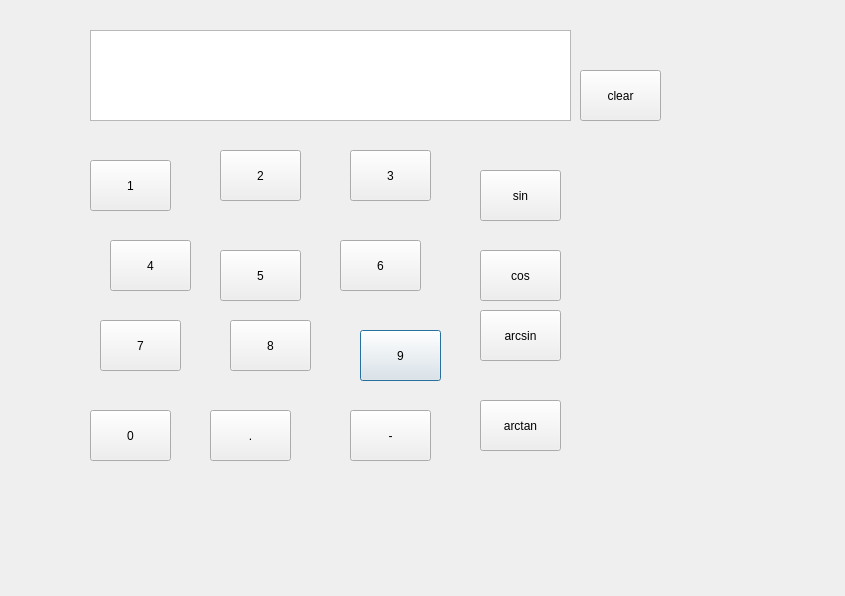
<?xml version="1.0" encoding="UTF-8"?>
<ui version="4.0">
 <class>CalYh</class>
 <widget class="QDialog" name="CalYh">
  <property name="geometry">
   <rect>
    <x>0</x>
    <y>0</y>
    <width>845</width>
    <height>596</height>
   </rect>
  </property>
  <property name="windowTitle">
   <string>CalYh</string>
  </property>
  <widget class="QPushButton" name="btn9">
   <property name="geometry">
    <rect>
     <x>360</x>
     <y>330</y>
     <width>81</width>
     <height>51</height>
    </rect>
   </property>
   <property name="text">
    <string>9</string>
   </property>
  </widget>
  <widget class="QPushButton" name="btnpoint">
   <property name="geometry">
    <rect>
     <x>210</x>
     <y>410</y>
     <width>81</width>
     <height>51</height>
    </rect>
   </property>
   <property name="text">
    <string>.</string>
   </property>
  </widget>
  <widget class="QPushButton" name="btn1">
   <property name="geometry">
    <rect>
     <x>90</x>
     <y>160</y>
     <width>81</width>
     <height>51</height>
    </rect>
   </property>
   <property name="text">
    <string>1</string>
   </property>
  </widget>
  <widget class="QPushButton" name="btn2">
   <property name="geometry">
    <rect>
     <x>220</x>
     <y>150</y>
     <width>81</width>
     <height>51</height>
    </rect>
   </property>
   <property name="text">
    <string>2</string>
   </property>
  </widget>
  <widget class="QPushButton" name="btn3">
   <property name="geometry">
    <rect>
     <x>350</x>
     <y>150</y>
     <width>81</width>
     <height>51</height>
    </rect>
   </property>
   <property name="text">
    <string>3</string>
   </property>
  </widget>
  <widget class="QPushButton" name="btn4">
   <property name="geometry">
    <rect>
     <x>110</x>
     <y>240</y>
     <width>81</width>
     <height>51</height>
    </rect>
   </property>
   <property name="text">
    <string>4</string>
   </property>
  </widget>
  <widget class="QPushButton" name="btn5">
   <property name="geometry">
    <rect>
     <x>220</x>
     <y>250</y>
     <width>81</width>
     <height>51</height>
    </rect>
   </property>
   <property name="text">
    <string>5</string>
   </property>
  </widget>
  <widget class="QPushButton" name="btn6">
   <property name="geometry">
    <rect>
     <x>340</x>
     <y>240</y>
     <width>81</width>
     <height>51</height>
    </rect>
   </property>
   <property name="text">
    <string>6</string>
   </property>
  </widget>
  <widget class="QPushButton" name="btn7">
   <property name="geometry">
    <rect>
     <x>100</x>
     <y>320</y>
     <width>81</width>
     <height>51</height>
    </rect>
   </property>
   <property name="text">
    <string>7</string>
   </property>
  </widget>
  <widget class="QPushButton" name="btn8">
   <property name="geometry">
    <rect>
     <x>230</x>
     <y>320</y>
     <width>81</width>
     <height>51</height>
    </rect>
   </property>
   <property name="text">
    <string>8</string>
   </property>
  </widget>
  <widget class="QPushButton" name="btn0">
   <property name="geometry">
    <rect>
     <x>90</x>
     <y>410</y>
     <width>81</width>
     <height>51</height>
    </rect>
   </property>
   <property name="text">
    <string>0</string>
   </property>
  </widget>
  <widget class="QPushButton" name="btnclear">
   <property name="geometry">
    <rect>
     <x>580</x>
     <y>70</y>
     <width>81</width>
     <height>51</height>
    </rect>
   </property>
   <property name="text">
    <string>clear</string>
   </property>
  </widget>
  <widget class="QPushButton" name="btnsin">
   <property name="geometry">
    <rect>
     <x>480</x>
     <y>170</y>
     <width>81</width>
     <height>51</height>
    </rect>
   </property>
   <property name="text">
    <string>sin</string>
   </property>
  </widget>
  <widget class="QPushButton" name="btncos">
   <property name="geometry">
    <rect>
     <x>480</x>
     <y>250</y>
     <width>81</width>
     <height>51</height>
    </rect>
   </property>
   <property name="text">
    <string>cos</string>
   </property>
  </widget>
  <widget class="QPushButton" name="btnarctan">
   <property name="geometry">
    <rect>
     <x>480</x>
     <y>400</y>
     <width>81</width>
     <height>51</height>
    </rect>
   </property>
   <property name="text">
    <string>arctan</string>
   </property>
  </widget>
  <widget class="QPushButton" name="btnarcsin">
   <property name="geometry">
    <rect>
     <x>480</x>
     <y>310</y>
     <width>81</width>
     <height>51</height>
    </rect>
   </property>
   <property name="text">
    <string>arcsin</string>
   </property>
  </widget>
  <widget class="QPushButton" name="btnneg">
   <property name="geometry">
    <rect>
     <x>350</x>
     <y>410</y>
     <width>81</width>
     <height>51</height>
    </rect>
   </property>
   <property name="text">
    <string>-</string>
   </property>
  </widget>
  <widget class="QTextEdit" name="editYh">
   <property name="geometry">
    <rect>
     <x>90</x>
     <y>30</y>
     <width>481</width>
     <height>91</height>
    </rect>
   </property>
  </widget>
 </widget>
 <layoutdefault spacing="6" margin="11"/>
 <resources/>
 <connections/>
</ui>
